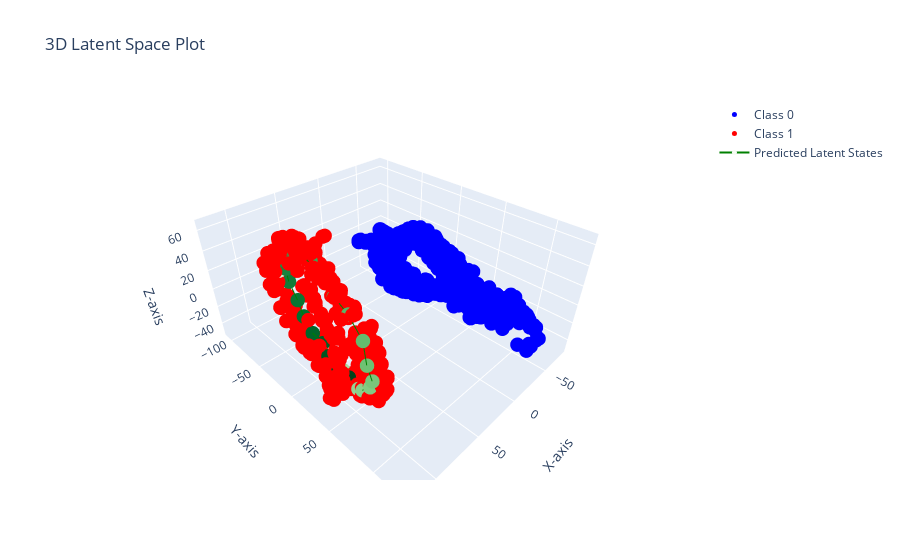

Notebook cell for this chart:
### Code cell
# Assuming gpdm.get_X_for_class is your method to get the data
X0 = gpdm.get_X_for_class(0).detach().numpy()
X1 = gpdm.get_X_for_class(1).detach().numpy()
predicted_latent_states = predicted_latent_states.detach().numpy()

# Create the plot
fig = go.Figure()

# Add Class 0 data (in blue)
fig.add_trace(go.Scatter3d(
    x=X0[:, 0],
    y=X0[:, 1],
    z=X0[:, 2],
    mode='markers',
    marker=dict(size=5, color='blue'),
    name='Class 0'
))

# Add Class 1 data (in red)
fig.add_trace(go.Scatter3d(
    x=X1[:, 0],
    y=X1[:, 1],
    z=X1[:, 2],
    mode='markers',
    marker=dict(size=5, color='red'),
    name='Class 1'
))

# Add predicted latent states (in green)
# make then a gradient of green to show the trajectory
fig.add_trace(go.Scatter3d(
    x=predicted_latent_states[:, 0],
    y=predicted_latent_states[:, 1],
    z=predicted_latent_states[:, 2],
    mode='lines+markers',
    marker=dict(size=5, color=np.linspace(0, 1, len(predicted_latent_states)), colorscale='Greens'),
    line=dict(color='green', width=2),
    name='Predicted Latent States'
))

# Update layout with axis labels and title
fig.update_layout(
    title="3D Latent Space Plot",
    scene=dict(
        xaxis_title="X-axis",
        yaxis_title="Y-axis",
        zaxis_title="Z-axis"
    )
)

# Show the interactive plot
fig.show()

### Figure 1 — Plotly figure (JSON) as saved in the notebook; plotly's stock layout.template omitted (floating-point values rounded to 4 significant figures; data arrays with more than 128 entries replaced by an {"elided": "..."} marker saying what was removed)
{"data": [{"marker": {"color": "blue", "size": 5}, "mode": "markers", "name": "Class 0", "type": "scatter3d", "x": {"elided": "849 float values"}, "y": {"elided": "849 float values"}, "z": {"elided": "849 float values"}}, {"marker": {"color": "red", "size": 5}, "mode": "markers", "name": "Class 1", "type": "scatter3d", "x": {"elided": "347 float values"}, "y": {"elided": "347 float values"}, "z": {"elided": "347 float values"}}, {"line": {"color": "green", "width": 2}, "marker": {"color": [0, 0.02703, 0.05405, 0.08108, 0.1081, 0.1351, 0.1622, 0.1892, 0.2162, 0.2432, 0.2703, 0.2973, 0.3243, 0.3514, 0.3784, 0.4054, 0.4324, 0.4595, 0.4865, 0.5135, 0.5405, 0.5676, 0.5946, 0.6216, 0.6486, 0.6757, 0.7027, 0.7297, 0.7568, 0.7838, 0.8108, 0.8378, 0.8649, 0.8919, 0.9189, 0.9459, 0.973, 1], "colorscale": [[0, "rgb(247,252,245)"], [0.125, "rgb(229,245,224)"], [0.25, "rgb(199,233,192)"], [0.375, "rgb(161,217,155)"], [0.5, "rgb(116,196,118)"], [0.625, "rgb(65,171,93)"], [0.75, "rgb(35,139,69)"], [0.875, "rgb(0,109,44)"], [1, "rgb(0,68,27)"]], "size": 5}, "mode": "lines+markers", "name": "Predicted Latent States", "type": "scatter3d", "x": [81.4, 84.28, 82.57, 81.54, 79.82, 81.58, 80.04, 81.58, 79.03, 78.97, 76.51, 79.94, 81.97, 83.27, 85.87, 89.18, 89.94, 89.24, 89.46, 90.63, 85.42, 83.51, 84.08, 82.59, 80.0, 81.59, 79.8, 76.97, 78.78, 78.18, 77.13, 77.72, 79.03, 80.58, 79.9, 85.65, 86.57, 87.02], "y": [-1.482, -20.16, -38.65, -53.7, -60.8, -70.33, -73.4, -72.4, -63.89, -54.22, -36.67, -19.02, -4.2, 14.46, 27.37, 40.94, 47.09, 55.79, 58.92, 54.69, 45.19, 26.98, 11.56, -4.107, -20.86, -40.49, -49.48, -61.08, -65.16, -64.32, -63.88, -52.6, -43.89, -30.24, -16.97, -2.034, 12.2, 26.58], "z": [43.68, 52.81, 57.91, 54.24, 44.31, 31.75, 15.95, 4.205, -10.15, -28.47, -38.43, -40.54, -44.55, -44.87, -46.4, -43.39, -39.69, -30.05, -20.93, -6.207, 9.367, 23.6, 32.85, 42.99, 49.18, 48.19, 48.46, 41.85, 30.32, 21.55, 7.198, -7.449, -20.67, -31.52, -35.63, -37.79, -40.8, -42.2]}], "layout": {"scene": {"xaxis": {"title": {"text": "X-axis"}}, "yaxis": {"title": {"text": "Y-axis"}}, "zaxis": {"title": {"text": "Z-axis"}}}, "title": {"text": "3D Latent Space Plot"}}}
